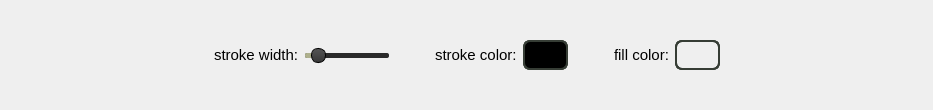
<?xml version="1.0" encoding="UTF-8"?>
<ui version="4.0">
 <class>RectangleProps</class>
 <widget class="QWidget" name="RectangleProps">
  <property name="geometry">
   <rect>
    <x>0</x>
    <y>0</y>
    <width>933</width>
    <height>110</height>
   </rect>
  </property>
  <property name="sizePolicy">
   <sizepolicy hsizetype="Expanding" vsizetype="Expanding">
    <horstretch>0</horstretch>
    <verstretch>0</verstretch>
   </sizepolicy>
  </property>
  <property name="windowTitle">
   <string>Form</string>
  </property>
  <layout class="QHBoxLayout" name="horizontalLayout">
   <property name="topMargin">
    <number>0</number>
   </property>
   <property name="bottomMargin">
    <number>0</number>
   </property>
   <item>
    <spacer name="horizontalSpacer_2">
     <property name="orientation">
      <enum>Qt::Horizontal</enum>
     </property>
     <property name="sizeType">
      <enum>QSizePolicy::Expanding</enum>
     </property>
     <property name="sizeHint" stdset="0">
      <size>
       <width>40</width>
       <height>20</height>
      </size>
     </property>
    </spacer>
   </item>
   <item>
    <widget class="QLabel" name="widthLabel">
     <property name="sizePolicy">
      <sizepolicy hsizetype="Preferred" vsizetype="Preferred">
       <horstretch>0</horstretch>
       <verstretch>0</verstretch>
      </sizepolicy>
     </property>
     <property name="styleSheet">
      <string notr="true">QLabel {
	font-size: 11pt;
}</string>
     </property>
     <property name="text">
      <string>stroke width:</string>
     </property>
     <property name="textFormat">
      <enum>Qt::AutoText</enum>
     </property>
    </widget>
   </item>
   <item>
    <widget class="QSlider" name="widthSlider">
     <property name="sizePolicy">
      <sizepolicy hsizetype="Fixed" vsizetype="Expanding">
       <horstretch>0</horstretch>
       <verstretch>0</verstretch>
      </sizepolicy>
     </property>
     <property name="minimumSize">
      <size>
       <width>0</width>
       <height>0</height>
      </size>
     </property>
     <property name="maximumSize">
      <size>
       <width>16777215</width>
       <height>16777215</height>
      </size>
     </property>
     <property name="cursor">
      <cursorShape>PointingHandCursor</cursorShape>
     </property>
     <property name="styleSheet">
      <string notr="true">QSlider::groove {
    height: 5px;
	background: #2a2a2a;
	border-radius: 2px;
}

QSlider::handle{
    background: qlineargradient(x1:0, y1:0, x2:0, y2:1, stop:0 #555, stop:1 #383838);;
	width: 13px;
    margin: -5px 0;     
	border: 1px solid black;
	border-radius: 7px;
}

QSlider::sub-page {
	background: #aeb08d;
	border-radius: 2px;
}</string>
     </property>
     <property name="minimum">
      <number>1</number>
     </property>
     <property name="maximum">
      <number>50</number>
     </property>
     <property name="value">
      <number>5</number>
     </property>
     <property name="orientation">
      <enum>Qt::Horizontal</enum>
     </property>
     <property name="invertedAppearance">
      <bool>false</bool>
     </property>
     <property name="invertedControls">
      <bool>false</bool>
     </property>
    </widget>
   </item>
   <item>
    <spacer name="horizontalSpacer_3">
     <property name="orientation">
      <enum>Qt::Horizontal</enum>
     </property>
     <property name="sizeType">
      <enum>QSizePolicy::Preferred</enum>
     </property>
     <property name="sizeHint" stdset="0">
      <size>
       <width>40</width>
       <height>20</height>
      </size>
     </property>
    </spacer>
   </item>
   <item>
    <widget class="QLabel" name="strokeColorLabel">
     <property name="styleSheet">
      <string notr="true">QLabel {
	font-size: 11pt;
}</string>
     </property>
     <property name="text">
      <string>stroke color:</string>
     </property>
    </widget>
   </item>
   <item>
    <widget class="QWidget" name="strokeColorBgd" native="true">
     <property name="minimumSize">
      <size>
       <width>45</width>
       <height>30</height>
      </size>
     </property>
     <property name="maximumSize">
      <size>
       <width>45</width>
       <height>30</height>
      </size>
     </property>
     <property name="styleSheet">
      <string notr="true">QWidget {
	background: url(':/resources/img/transparency.png');
	border: 2px solid #363d35;
	border-radius: 7px;
}</string>
     </property>
     <widget class="QPushButton" name="strokeColorButton">
      <property name="enabled">
       <bool>true</bool>
      </property>
      <property name="geometry">
       <rect>
        <x>0</x>
        <y>0</y>
        <width>45</width>
        <height>30</height>
       </rect>
      </property>
      <property name="sizePolicy">
       <sizepolicy hsizetype="Minimum" vsizetype="Fixed">
        <horstretch>0</horstretch>
        <verstretch>0</verstretch>
       </sizepolicy>
      </property>
      <property name="minimumSize">
       <size>
        <width>45</width>
        <height>30</height>
       </size>
      </property>
      <property name="maximumSize">
       <size>
        <width>45</width>
        <height>30</height>
       </size>
      </property>
      <property name="cursor">
       <cursorShape>PointingHandCursor</cursorShape>
      </property>
      <property name="styleSheet">
       <string notr="true">QPushButton {
	background: black;
}</string>
      </property>
      <property name="text">
       <string/>
      </property>
     </widget>
    </widget>
   </item>
   <item>
    <spacer name="horizontalSpacer_4">
     <property name="orientation">
      <enum>Qt::Horizontal</enum>
     </property>
     <property name="sizeType">
      <enum>QSizePolicy::Preferred</enum>
     </property>
     <property name="sizeHint" stdset="0">
      <size>
       <width>40</width>
       <height>20</height>
      </size>
     </property>
    </spacer>
   </item>
   <item>
    <widget class="QLabel" name="fillColorLabel">
     <property name="styleSheet">
      <string notr="true">QLabel {
	font-size: 11pt;
}</string>
     </property>
     <property name="text">
      <string>fill color:</string>
     </property>
    </widget>
   </item>
   <item>
    <widget class="QWidget" name="fillColorBgd" native="true">
     <property name="minimumSize">
      <size>
       <width>45</width>
       <height>30</height>
      </size>
     </property>
     <property name="maximumSize">
      <size>
       <width>45</width>
       <height>30</height>
      </size>
     </property>
     <property name="styleSheet">
      <string notr="true">QWidget {
	background: url(':/resources/img/transparency.png');
	border: 2px solid #363d35;
	border-radius: 7px;
}</string>
     </property>
     <widget class="QPushButton" name="fillColorButton">
      <property name="geometry">
       <rect>
        <x>0</x>
        <y>0</y>
        <width>45</width>
        <height>30</height>
       </rect>
      </property>
      <property name="sizePolicy">
       <sizepolicy hsizetype="Minimum" vsizetype="Fixed">
        <horstretch>0</horstretch>
        <verstretch>0</verstretch>
       </sizepolicy>
      </property>
      <property name="minimumSize">
       <size>
        <width>45</width>
        <height>30</height>
       </size>
      </property>
      <property name="maximumSize">
       <size>
        <width>45</width>
        <height>30</height>
       </size>
      </property>
      <property name="cursor">
       <cursorShape>PointingHandCursor</cursorShape>
      </property>
      <property name="styleSheet">
       <string notr="true">QPushButton {
	background: transparent;
}</string>
      </property>
      <property name="text">
       <string/>
      </property>
     </widget>
    </widget>
   </item>
   <item>
    <spacer name="horizontalSpacer">
     <property name="orientation">
      <enum>Qt::Horizontal</enum>
     </property>
     <property name="sizeType">
      <enum>QSizePolicy::Expanding</enum>
     </property>
     <property name="sizeHint" stdset="0">
      <size>
       <width>40</width>
       <height>20</height>
      </size>
     </property>
    </spacer>
   </item>
  </layout>
 </widget>
 <resources/>
 <connections>
  <connection>
   <sender>widthSlider</sender>
   <signal>valueChanged(int)</signal>
   <receiver>RectangleProps</receiver>
   <slot>onWidthSliderChanged(int)</slot>
   <hints>
    <hint type="sourcelabel">
     <x>372</x>
     <y>55</y>
    </hint>
    <hint type="destinationlabel">
     <x>614</x>
     <y>55</y>
    </hint>
   </hints>
  </connection>
  <connection>
   <sender>strokeColorButton</sender>
   <signal>clicked()</signal>
   <receiver>RectangleProps</receiver>
   <slot>onStrokeColorClicked()</slot>
   <hints>
    <hint type="sourcelabel">
     <x>568</x>
     <y>59</y>
    </hint>
    <hint type="destinationlabel">
     <x>542</x>
     <y>9</y>
    </hint>
   </hints>
  </connection>
  <connection>
   <sender>fillColorButton</sender>
   <signal>clicked()</signal>
   <receiver>RectangleProps</receiver>
   <slot>onFillColorClicked()</slot>
   <hints>
    <hint type="sourcelabel">
     <x>746</x>
     <y>51</y>
    </hint>
    <hint type="destinationlabel">
     <x>761</x>
     <y>7</y>
    </hint>
   </hints>
  </connection>
 </connections>
 <slots>
  <slot>onWidthSliderChanged(int)</slot>
  <slot>onStrokeColorClicked()</slot>
  <slot>onFillColorClicked()</slot>
 </slots>
</ui>
